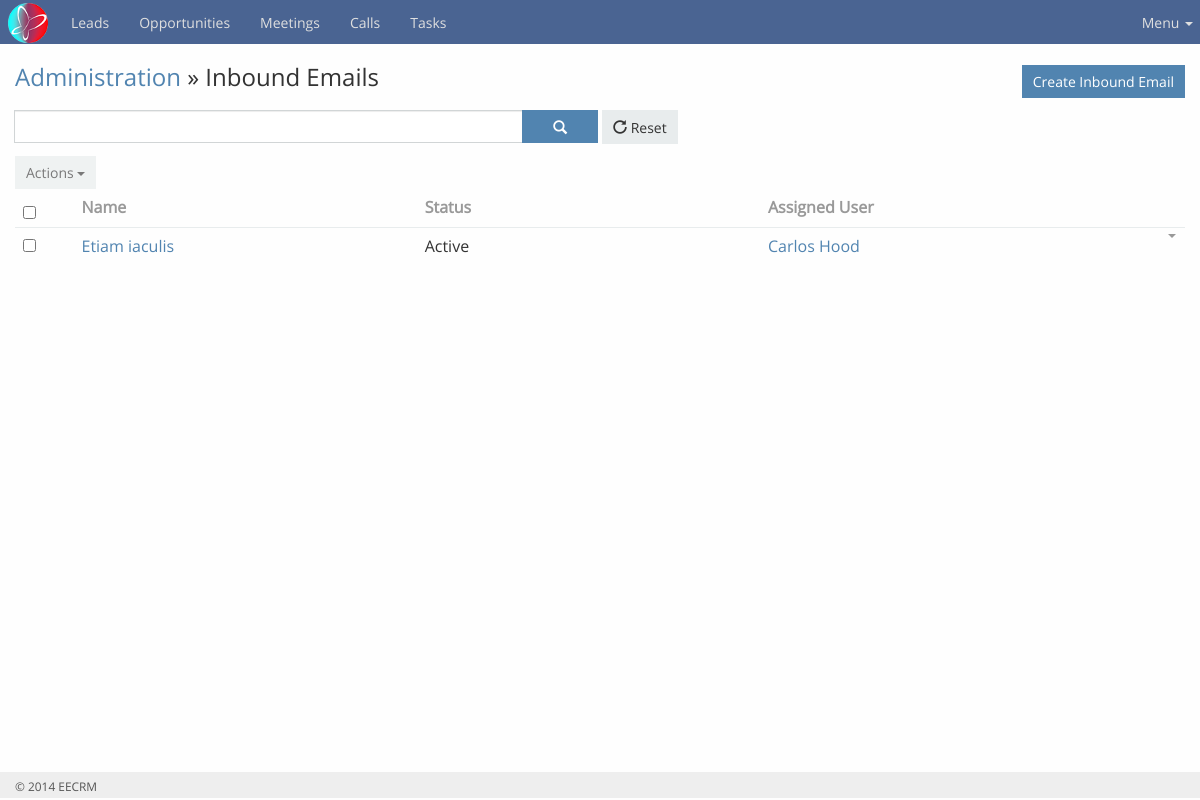
/administration/modules/email/inbound.php (signed in), run on the app's committed database.
### tables this page shows
CREATE TABLE IF NOT EXISTS `email_inbound` (
  `id` int(11) unsigned NOT NULL AUTO_INCREMENT,
  `name` varchar(255) DEFAULT NULL,
  `status` tinyint(1) NOT NULL DEFAULT '1',
  `host` varchar(255) DEFAULT NULL,
  `port` varchar(255) DEFAULT '143',
  `username` varchar(255) DEFAULT NULL,
  `password` varchar(255) DEFAULT NULL,
  `monitored_folders` varchar(255) DEFAULT 'INBOX',
  `trash_folder` varchar(255) DEFAULT 'INBOX.Trash',
  `created_at` datetime DEFAULT NULL,
  `modified_at` datetime DEFAULT NULL,
  `deleted` tinyint(1) DEFAULT '0',
  `team_id` int(11) DEFAULT NULL,
  `assigned_user_id` int(11) DEFAULT NULL,
  `modified_by_id` int(11) DEFAULT NULL,
  `created_by_id` int(11) NOT NULL,
  PRIMARY KEY (`id`),
  KEY `IDX_B3E13488296CD8AE` (`team_id`),
  KEY `IDX_B3E134886D716643` (`assigned_user_id`),
  KEY `IDX_B3E1348899049ECE` (`modified_by_id`),
  KEY `IDX_B3E13488B03A8386` (`created_by_id`)
);

### include/utils-mail.php (called while the page is built, shortened)
<?php
require_once 'database.php';
function getAllInboundMails ($offset, $limit, $searchString = '') {
    global $db;
    $sqlQuery = "SELECT e.`id`, e.`name`, e.`assigned_user_id`, e.`created_by_id`,
                        CONCAT(u.first_name, ' ', u.last_name) as createdUser,
                        CONCAT(u1.first_name, ' ', u1.last_name) as assignedUser,
                        t.name as teamName,
                        IF(e.`status` = 1,'Active','Inactive') status
                 FROM `email_inbound` e
                 JOIN `users` AS u ON e.created_by_id = u.id
                 LEFT JOIN `users` AS u1 ON e.assigned_user_id = u1.id
                 LEFT JOIN `teams` as t ON e.team_id = t.id
                 WHERE ";
    $sqlQuery .= " e.deleted = '0' LIMIT $offset, $limit";
    $stmt = $db->prepare($sqlQuery);
    $stmt->execute();
    $columns = $stmt->columnCount();
    if ($columns > 0) {
        $details = $stmt->fetchAll(PDO::FETCH_ASSOC);
    }
    return ($details) ? $details : NULL;
}
?>

### administration/modules/email/inbound.php (the view, shortened to what this page needs)
<?php
require_once dirname(__DIR__) . '/../../common/header.php';
require_once $include_directory . 'utils-mail.php';
$indoundList = getAllInboundMails(0, MAX_ROWS);
$usersList = NULL;
?>
<div class="container content">
    <div id="main"><div class="page-header"><div class="row">
                <div class="col-lg-7 col-sm-7">
                    <h3><a href="<?php echo ADMINPATH; ?>">Administration</a> &raquo; Inbound Emails</h3>
                </div>
                <div class="col-lg-5 col-sm-5">
                    <div class="header-buttons btn-group pull-right">
                        <a class="btn btn-primary" href="<?php echo BASEPATH;?>administration/modules/email/inbound-create.php">Create Inbound Email</a>
                    </div>
                </div>
            </div>
        </div>
        <div class="search-container">
            <div class="row search-row">
                <div class="form-group col-sm-6">
                    <div class="input-group">
                        <input type="text" value="" name="filter" class="form-control filter searchfilter">
                        <div class="input-group-btn">
                            <button data-module="email_inbound" data-isadmin ="1" data-action="search" class="btn btn-primary search btn-icon" type="button">
                                <span class="glyphicon glyphicon-search"></span>
                            </button>
                        </div>
                    </div>
                </div>
                <div class="form-group col-sm-6">
                    <div class="btn-group">
                        <button data-action="reset" class="btn btn-default resetrecord" type="button">
                            <span class="glyphicon glyphicon-repeat"></span>&nbsp;Reset
                        </button>
                    </div>
                </div>
            </div>
        </div>
        <div class="list-container">
            <div class="list-buttons-container clearfix">
                <div class="btn-group actions">
                    <button disabled="" data-toggle="dropdown" class="btn btn-default dropdown-toggle actions-button" type="button">
                        Actions
                        <span class="caret"></span>
                    </button>
                </div>
            </div>
            <div class="list">
                <table class="table">
                    <thead>
                        <tr>
                            <th width="5%"><input type="checkbox" class="selectAll"></th>
                            <th>
                                <a data-name="name" class="sort" href="javascript:">Name</a>
                            </th>
                            <th>
                                <a data-name="status" class="sort" href="javascript:">Status</a>
                            </th>
                            <th>
                                <a data-name="assigned_user" class="sort" href="javascript:">Assigned User</a>
                            </th>
                            <th width="7%">
                            </th>
                        </tr>
                    </thead>
                    <tbody>
                        <?php if ($indoundList !== NULL) :
                                foreach ($indoundList as $inbound) : ?>
                                    <tr data-id="<?php echo $usersList?>" class="initial">
                                        <td class="cell cell-checkbox">
                                            <input type="checkbox" data-id="<?php echo $inbound['id']; ?>" class="record-checkbox records-multiaction">
                                        </td>
                                        <td class="cell cell-name">
                                            <a title="<?php echo $inbound['name']; ?>" data-id="<?php echo $inbound['id']; ?>" class="link" href="<?php echo ADMINPATH;?>modules/email/inbound-view.php?id=<?php echo $inbound['id']?>"><?php echo $inbound['name']; ?></a>
                                        </td>
                                        <td class="cell cell-status">
                                            <?php echo $inbound['status']; ?>
                                        </td>
                                        <td class="cell cell-assigned_user">
                                            <a href="<?php echo ADMINPATH;?>modules/users/view.php?id=<?php echo $inbound['assigned_user_id']; ?>">
                                                <?php echo $inbound['assignedUser']; ?>
                                            </a>
                                        </td>
                                        <td width="7%" class="cell cell-buttons">
                                            <div class="list-row-buttons btn-group pull-right">
                                                <button data-toggle="dropdown" class="btn btn-link btn-sm dropdown-toggle" type="button">
                                                    <span class="caret"></span>
                                                </button>
                                             </div>
                                        </td>
                                    </tr>
                           <?php endforeach;
                        else:  ?>
                            No Records Found
                        <?php endif; ?>
                    </tbody>
                </table>
            </div>
        </div>
    </div>
</div>
<?php
require_once dirname(__DIR__) . '/../../common/footer.php';
?>

### data on the page
email_inbound: name "Etiam iaculis", status "Active", assignedUser "Carlos Hood"
